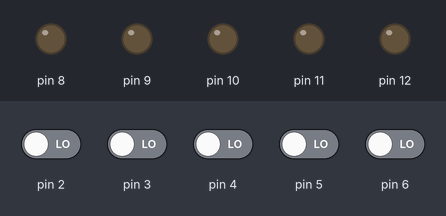
Bench run of a sketch on a simulated Arduino Uno, built with avr-gcc and run on an emulated ATmega328P. On the bench: output pins drawn as LEDs (lit = HIGH). Inputs (shaded band) come from the test bench; at power-on: pin 2–6 LOW.

Above: at 1.2 s.
1.3 s: pin 2 driven HIGH
At 2.2 s:
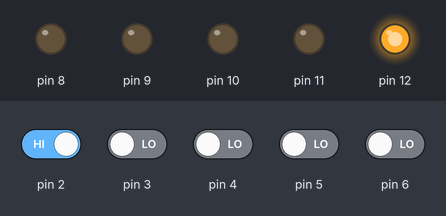
2.8 s: pin 3 driven HIGH
At 3.3 s:
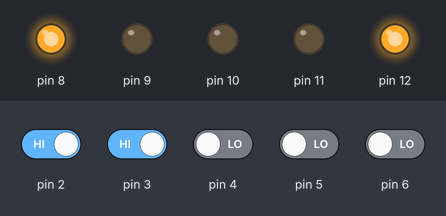
4.3 s: pin 4 driven HIGH
At 5.5 s:
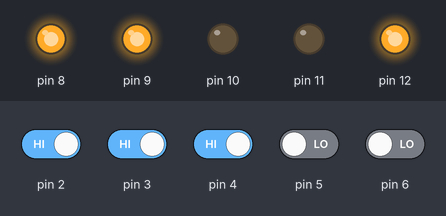
5.8 s: pin 5 driven HIGH
At 6.8 s:
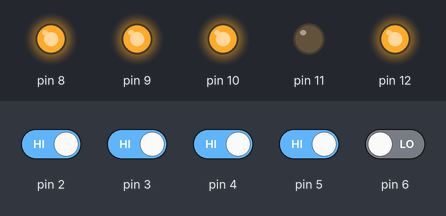
7.3 s: pin 6 driven HIGH
At 8.0 s:
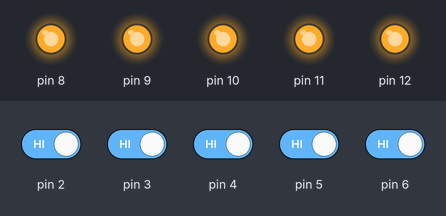
8.8 s: pin 2 driven LOW
At 9.1 s:
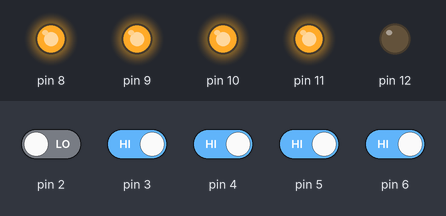
Timing chart, 0 to 11.3 s (numbered marks = the images above; inputs shaded):
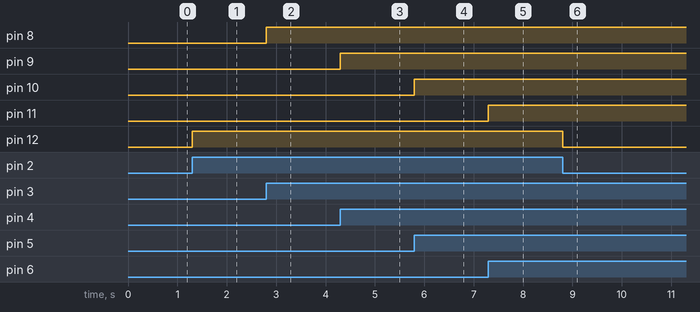

Measured:
- after the input at 1.3 s, pin 12: LOW → HIGH at once
- after the input at 2.8 s, pin 8: LOW → HIGH at once
- after the input at 4.3 s, pin 9: LOW → HIGH at once
- after the input at 5.8 s, pin 10: LOW → HIGH at once
- after the input at 7.3 s, pin 11: LOW → HIGH at once
- after the input at 8.8 s, pin 12: HIGH → LOW at once

The sketch:

Ardiuno_1.ino
```cpp
//CODE FOR ARDIUNO-1:

void setup()
{
  pinMode(2,INPUT);
  pinMode(4,INPUT);
  pinMode(5,INPUT);
  pinMode(6,INPUT);
  pinMode(3,INPUT);
  pinMode(8,OUTPUT);
  pinMode(9,OUTPUT);
  pinMode(10,OUTPUT);
  pinMode(11,OUTPUT);
  pinMode(12,OUTPUT);
}
void loop()
{
  if(digitalRead(3)==HIGH)
  {
    digitalWrite(8,HIGH);
  }
  else
  {
    digitalWrite(8,LOW);
  }
  if(digitalRead(4)==HIGH)
  {
    digitalWrite(9,HIGH);
  }
  else
  {
    digitalWrite(9,LOW);
  }
  if(digitalRead(5)==HIGH)
  {
    digitalWrite(10,HIGH);
  }
  else
  {
    digitalWrite(10,LOW);
  }
  if(digitalRead(6)==HIGH)
  {
    digitalWrite(11,HIGH);
  }
  else
  {
    digitalWrite(11,LOW);
  }
  if(digitalRead(2)==HIGH)
  {
    digitalWrite(12,HIGH);
  }
  else
  {
    digitalWrite(12,LOW);
  }
}
```
